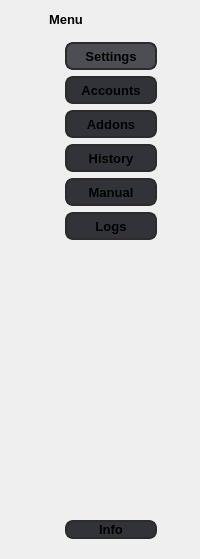
          <widget class="QWidget" name="page_10">
           <layout class="QGridLayout" name="gridLayout_30">
            <item row="0" column="0">
             <widget class="QPushButton" name="pushButton_36">
              <property name="sizePolicy">
               <sizepolicy hsizetype="Fixed" vsizetype="Fixed">
                <horstretch>0</horstretch>
                <verstretch>0</verstretch>
               </sizepolicy>
              </property>
              <property name="minimumSize">
               <size>
                <width>16</width>
                <height>16</height>
               </size>
              </property>
              <property name="styleSheet">
               <string notr="true">QPushButton {
	border-radius: 5px;
}

QPushButton:hover {
	background-color: rgb(76, 78, 84);
}

QPushButton:pressed {
	background-color: rgb(66, 68, 74);
	color: rgb(30, 31, 34);
}</string>
              </property>
              <property name="text">
               <string/>
              </property>
              <property name="icon">
               <iconset>
                <normalon>res/left_ar.png</normalon>
               </iconset>
              </property>
             </widget>
            </item>
            <item row="0" column="1">
             <widget class="QLabel" name="label_21">
              <property name="font">
               <font>
                <pointsize>10</pointsize>
                <weight>75</weight>
                <bold>true</bold>
               </font>
              </property>
              <property name="text">
               <string>Menu</string>
              </property>
             </widget>
            </item>
            <item row="1" column="0" colspan="2">
             <widget class="QFrame" name="frame_16">
              <property name="styleSheet">
               <string notr="true">QPushButton {
	background-color: rgb(49, 51, 56);
	border-radius: 8px;
    border: 2px solid #2d2a2a;
}

QPushButton:hover {
	background-color: rgb(59, 61, 66);
}

QPushButton:checked {
	background-color: rgb(76, 78, 84);
}</string>
              </property>
              <property name="frameShape">
               <enum>QFrame::NoFrame</enum>
              </property>
              <property name="frameShadow">
               <enum>QFrame::Raised</enum>
              </property>
              <layout class="QGridLayout" name="gridLayout_29">
               <item row="0" column="3">
                <spacer name="horizontalSpacer_11">
                 <property name="orientation">
                  <enum>Qt::Horizontal</enum>
                 </property>
                 <property name="sizeHint" stdset="0">
                  <size>
                   <width>6</width>
                   <height>20</height>
                  </size>
                 </property>
                </spacer>
               </item>
               <item row="2" column="1">
                <widget class="QLabel" name="label_18">
                 <property name="sizePolicy">
                  <sizepolicy hsizetype="Fixed" vsizetype="Fixed">
                   <horstretch>0</horstretch>
                   <verstretch>0</verstretch>
                  </sizepolicy>
                 </property>
                 <property name="minimumSize">
                  <size>
                   <width>16</width>
                   <height>16</height>
                  </size>
                 </property>
                 <property name="maximumSize">
                  <size>
                   <width>16</width>
                   <height>16</height>
                  </size>
                 </property>
                 <property name="text">
                  <string/>
                 </property>
                 <property name="pixmap">
                  <pixmap>res/plugin.png</pixmap>
                 </property>
                 <property name="scaledContents">
                  <bool>true</bool>
                 </property>
                </widget>
               </item>
               <item row="0" column="1">
                <widget class="QLabel" name="label_19">
                 <property name="sizePolicy">
                  <sizepolicy hsizetype="Fixed" vsizetype="Fixed">
                   <horstretch>0</horstretch>
                   <verstretch>0</verstretch>
                  </sizepolicy>
                 </property>
                 <property name="minimumSize">
                  <size>
                   <width>16</width>
                   <height>16</height>
                  </size>
                 </property>
                 <property name="maximumSize">
                  <size>
                   <width>16</width>
                   <height>16</height>
                  </size>
                 </property>
                 <property name="text">
                  <string/>
                 </property>
                 <property name="pixmap">
                  <pixmap>res/icon_robo1.png</pixmap>
                 </property>
                 <property name="scaledContents">
                  <bool>true</bool>
                 </property>
                </widget>
               </item>
               <item row="0" column="0">
                <spacer name="horizontalSpacer_12">
                 <property name="orientation">
                  <enum>Qt::Horizontal</enum>
                 </property>
                 <property name="sizeHint" stdset="0">
                  <size>
                   <width>6</width>
                   <height>20</height>
                  </size>
                 </property>
                </spacer>
               </item>
               <item row="7" column="2">
                <widget class="QPushButton" name="pushButton_35">
                 <property name="font">
                  <font>
                   <pointsize>10</pointsize>
                   <weight>75</weight>
                   <bold>true</bold>
                  </font>
                 </property>
                 <property name="text">
                  <string>Info</string>
                 </property>
                </widget>
               </item>
               <item row="6" column="2">
                <spacer name="verticalSpacer_12">
                 <property name="orientation">
                  <enum>Qt::Vertical</enum>
                 </property>
                 <property name="sizeHint" stdset="0">
                  <size>
                   <width>12</width>
                   <height>274</height>
                  </size>
                 </property>
                </spacer>
               </item>
               <item row="0" column="2">
                <widget class="QPushButton" name="pushButton_34">
                 <property name="minimumSize">
                  <size>
                   <width>92</width>
                   <height>28</height>
                  </size>
                 </property>
                 <property name="font">
                  <font>
                   <pointsize>10</pointsize>
                   <weight>75</weight>
                   <bold>true</bold>
                  </font>
                 </property>
                 <property name="layoutDirection">
                  <enum>Qt::LeftToRight</enum>
                 </property>
                 <property name="text">
                  <string>Settings</string>
                 </property>
                 <property name="checkable">
                  <bool>true</bool>
                 </property>
                 <property name="checked">
                  <bool>true</bool>
                 </property>
                 <property name="autoRepeat">
                  <bool>true</bool>
                 </property>
                 <property name="autoExclusive">
                  <bool>true</bool>
                 </property>
                </widget>
               </item>
               <item row="3" column="2">
                <widget class="QPushButton" name="pushButton_33">
                 <property name="minimumSize">
                  <size>
                   <width>92</width>
                   <height>28</height>
                  </size>
                 </property>
                 <property name="font">
                  <font>
                   <pointsize>10</pointsize>
                   <weight>75</weight>
                   <bold>true</bold>
                  </font>
                 </property>
                 <property name="layoutDirection">
                  <enum>Qt::LeftToRight</enum>
                 </property>
                 <property name="text">
                  <string>History</string>
                 </property>
                 <property name="checkable">
                  <bool>true</bool>
                 </property>
                 <property name="autoRepeat">
                  <bool>true</bool>
                 </property>
                 <property name="autoExclusive">
                  <bool>true</bool>
                 </property>
                </widget>
               </item>
               <item row="7" column="1">
                <widget class="QLabel" name="label_20">
                 <property name="sizePolicy">
                  <sizepolicy hsizetype="Fixed" vsizetype="Fixed">
                   <horstretch>0</horstretch>
                   <verstretch>0</verstretch>
                  </sizepolicy>
                 </property>
                 <property name="minimumSize">
                  <size>
                   <width>16</width>
                   <height>16</height>
                  </size>
                 </property>
                 <property name="maximumSize">
                  <size>
                   <width>16</width>
                   <height>16</height>
                  </size>
                 </property>
                 <property name="text">
                  <string/>
                 </property>
                 <property name="pixmap">
                  <pixmap>res/info_.png</pixmap>
                 </property>
                 <property name="scaledContents">
                  <bool>true</bool>
                 </property>
                </widget>
               </item>
               <item row="3" column="1">
                <widget class="QLabel" name="label_22">
                 <property name="sizePolicy">
                  <sizepolicy hsizetype="Fixed" vsizetype="Fixed">
                   <horstretch>0</horstretch>
                   <verstretch>0</verstretch>
                  </sizepolicy>
                 </property>
                 <property name="minimumSize">
                  <size>
                   <width>16</width>
                   <height>16</height>
                  </size>
                 </property>
                 <property name="maximumSize">
                  <size>
                   <width>16</width>
                   <height>16</height>
                  </size>
                 </property>
                 <property name="text">
                  <string/>
                 </property>
                 <property name="pixmap">
                  <pixmap>res/history_.png</pixmap>
                 </property>
                 <property name="scaledContents">
                  <bool>true</bool>
                 </property>
                </widget>
               </item>
               <item row="2" column="2">
                <widget class="QPushButton" name="pushButton_32">
                 <property name="minimumSize">
                  <size>
                   <width>92</width>
                   <height>28</height>
                  </size>
                 </property>
                 <property name="font">
                  <font>
                   <pointsize>10</pointsize>
                   <weight>75</weight>
                   <bold>true</bold>
                  </font>
                 </property>
                 <property name="layoutDirection">
                  <enum>Qt::LeftToRight</enum>
                 </property>
                 <property name="text">
                  <string>Addons</string>
                 </property>
                 <property name="checkable">
                  <bool>true</bool>
                 </property>
                 <property name="autoRepeat">
                  <bool>true</bool>
                 </property>
                 <property name="autoExclusive">
                  <bool>true</bool>
                 </property>
                </widget>
               </item>
               <item row="4" column="2">
                <widget class="QPushButton" name="pushButton_37">
                 <property name="minimumSize">
                  <size>
                   <width>92</width>
                   <height>28</height>
                  </size>
                 </property>
                 <property name="font">
                  <font>
                   <pointsize>10</pointsize>
                   <weight>75</weight>
                   <bold>true</bold>
                  </font>
                 </property>
                 <property name="layoutDirection">
                  <enum>Qt::LeftToRight</enum>
                 </property>
                 <property name="text">
                  <string>Manual</string>
                 </property>
                 <property name="checkable">
                  <bool>true</bool>
                 </property>
                 <property name="autoRepeat">
                  <bool>true</bool>
                 </property>
                 <property name="autoExclusive">
                  <bool>true</bool>
                 </property>
                </widget>
               </item>
               <item row="4" column="1">
                <widget class="QLabel" name="label_23">
                 <property name="sizePolicy">
                  <sizepolicy hsizetype="Fixed" vsizetype="Fixed">
                   <horstretch>0</horstretch>
                   <verstretch>0</verstretch>
                  </sizepolicy>
                 </property>
                 <property name="minimumSize">
                  <size>
                   <width>16</width>
                   <height>16</height>
                  </size>
                 </property>
                 <property name="maximumSize">
                  <size>
                   <width>16</width>
                   <height>16</height>
                  </size>
                 </property>
                 <property name="text">
                  <string/>
                 </property>
                 <property name="pixmap">
                  <pixmap>res/manual_.png</pixmap>
                 </property>
                 <property name="scaledContents">
                  <bool>true</bool>
                 </property>
                </widget>
               </item>
               <item row="1" column="2">
                <widget class="QPushButton" name="pushButton_38">
                 <property name="minimumSize">
                  <size>
                   <width>92</width>
                   <height>28</height>
                  </size>
                 </property>
                 <property name="font">
                  <font>
                   <pointsize>10</pointsize>
                   <weight>75</weight>
                   <bold>true</bold>
                  </font>
                 </property>
                 <property name="layoutDirection">
                  <enum>Qt::LeftToRight</enum>
                 </property>
                 <property name="text">
                  <string>Accounts</string>
                 </property>
                 <property name="checkable">
                  <bool>true</bool>
                 </property>
                 <property name="autoRepeat">
                  <bool>true</bool>
                 </property>
                 <property name="autoExclusive">
                  <bool>true</bool>
                 </property>
                </widget>
               </item>
               <item row="1" column="1">
                <widget class="QLabel" name="label_24">
                 <property name="sizePolicy">
                  <sizepolicy hsizetype="Fixed" vsizetype="Fixed">
                   <horstretch>0</horstretch>
                   <verstretch>0</verstretch>
                  </sizepolicy>
                 </property>
                 <property name="minimumSize">
                  <size>
                   <width>16</width>
                   <height>16</height>
                  </size>
                 </property>
                 <property name="maximumSize">
                  <size>
                   <width>16</width>
                   <height>16</height>
                  </size>
                 </property>
                 <property name="text">
                  <string/>
                 </property>
                 <property name="pixmap">
                  <pixmap>res/user_.png</pixmap>
                 </property>
                 <property name="scaledContents">
                  <bool>true</bool>
                 </property>
                </widget>
               </item>
               <item row="5" column="2">
                <widget class="QPushButton" name="pushButton_43">
                 <property name="minimumSize">
                  <size>
                   <width>92</width>
                   <height>28</height>
                  </size>
                 </property>
                 <property name="font">
                  <font>
                   <pointsize>10</pointsize>
                   <weight>75</weight>
                   <bold>true</bold>
                  </font>
                 </property>
                 <property name="layoutDirection">
                  <enum>Qt::LeftToRight</enum>
                 </property>
                 <property name="text">
                  <string>Logs</string>
                 </property>
                 <property name="checkable">
                  <bool>true</bool>
                 </property>
                 <property name="autoRepeat">
                  <bool>true</bool>
                 </property>
                 <property name="autoExclusive">
                  <bool>true</bool>
                 </property>
                </widget>
               </item>
               <item row="5" column="1">
                <widget class="QLabel" name="label_46">
                 <property name="sizePolicy">
                  <sizepolicy hsizetype="Fixed" vsizetype="Fixed">
                   <horstretch>0</horstretch>
                   <verstretch>0</verstretch>
                  </sizepolicy>
                 </property>
                 <property name="minimumSize">
                  <size>
                   <width>16</width>
                   <height>16</height>
                  </size>
                 </property>
                 <property name="maximumSize">
                  <size>
                   <width>16</width>
                   <height>16</height>
                  </size>
                 </property>
                 <property name="text">
                  <string/>
                 </property>
                 <property name="pixmap">
                  <pixmap>res/data.png</pixmap>
                 </property>
                 <property name="scaledContents">
                  <bool>true</bool>
                 </property>
                </widget>
               </item>
              </layout>
             </widget>
            </item>
           </layout>
          </widget>
